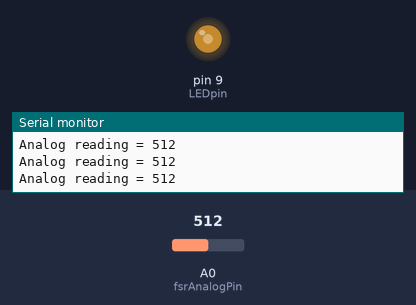
The sketch below on a simulated Arduino Uno, built with avr-gcc and run on an emulated ATmega328P. On the bench: output pins drawn as LEDs (lit = HIGH), the last lines printed to the serial monitor. The test bench sets the inputs (shaded band); at power-on: A0 (fsrAnalogPin) = 512.

Above: at 1.2 s.
1.3 s: A0 (fsrAnalogPin) set to 716
At 1.7 s:
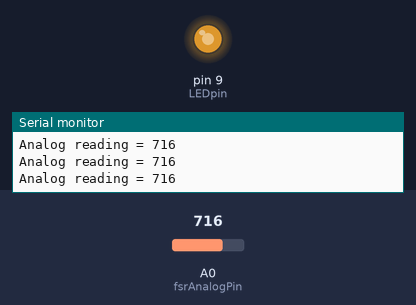
2.8 s: A0 (fsrAnalogPin) set to 900
At 3.1 s:
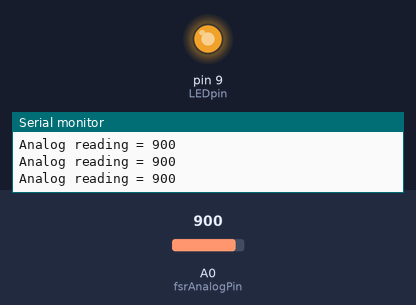
4.3 s: A0 (fsrAnalogPin) set to 122
At 5.5 s:
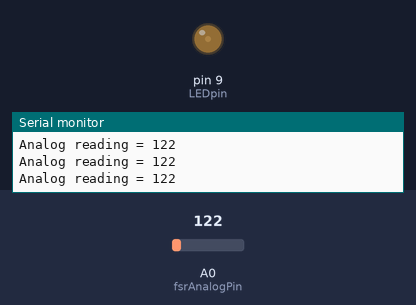
5.8 s: A0 (fsrAnalogPin) set to 0
At 7.0 s:
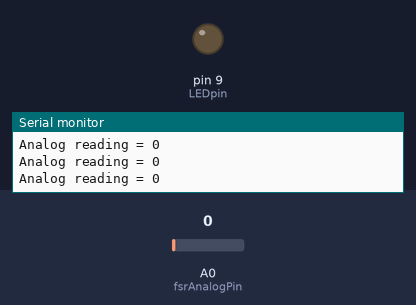
7.3 s: A0 (fsrAnalogPin) set to 511
At 8.5 s:
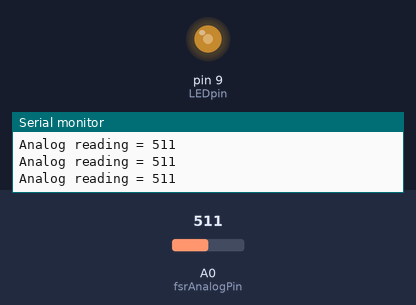
Timing chart, 0 to 9.8 s (numbered marks = the images above; inputs shaded):
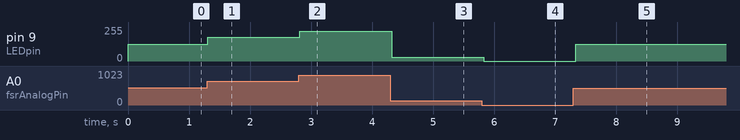

Measured:
- after the input at 1.3 s, pin 9 (LEDpin): 127/255 → 178/255 at once
- after the input at 2.8 s, pin 9 (LEDpin): 178/255 → 224/255 at once
- after the input at 4.3 s, pin 9 (LEDpin): 224/255 → 30/255 at once
- after the input at 5.8 s, pin 9 (LEDpin): 30/255 → 0/255 at once
- after the input at 7.3 s, pin 9 (LEDpin): 0/255 → 127/255 at once

The sketch:

ForceSensor2.ino
```cpp
int fsrAnalogPin = 0; // FSR is connected to analog 0
int LEDpin = 9;      // connect Red LED to pin 11 (PWM pin)
int fsrReading;      // the analog reading from the FSR resistor divider
int LEDbrightness;

void setup(void) {
  Serial.begin(9600);   // We'll send debugging information via the Serial monitor
  pinMode(LEDpin, OUTPUT);
}

void loop(void) {
  fsrReading = analogRead(fsrAnalogPin);
  Serial.print("Analog reading = ");
  Serial.println(fsrReading);

  // changing the range from 0-255 to 0-1023
  LEDbrightness = map(fsrReading, 0, 1023, 0, 255);
  // LED gets brighter the harder you press
  analogWrite(LEDpin, LEDbrightness);

  delay(100);
}
```
